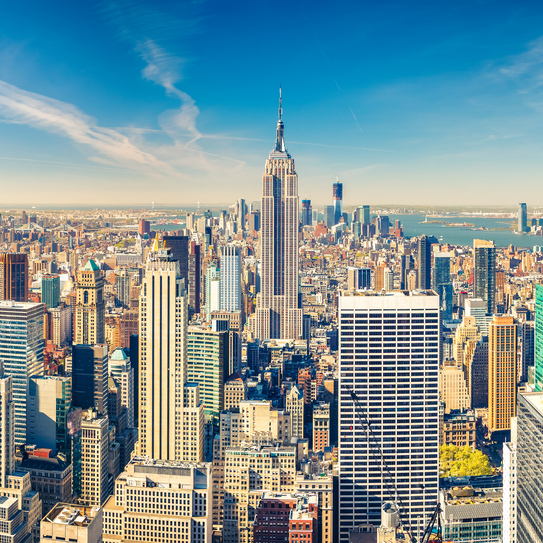
#> input picture 11.BluringAndSmoothing/NYC.jpg, 543 x 543 px
$ python BluringAndSmoothing.py
#> lines starting #> are read from the running program, lines starting #| are printed output that depends on the picture
"""
*Blurring
reducing noise
reduce details
reduce quality

-Mean blurring
think about a box(kernel) 5x5, it has a mean and set it to center pixel

-Gauss Blurring
same but with, Gauissan formulas

-Median Blurring
same but takes median in our box(kernel)
"""

import numpy as np
import cv2
import matplotlib.pyplot as plt

# Opening img
img = cv2.imread("NYC.jpg")
#> img is the input picture: shape (543, 543, 3); mean B, G, R 150.2, 146.3, 122.6
img = cv2.cvtColor(img, cv2.COLOR_BGR2RGB)
plt.figure(), plt.imshow(img)

# Mean Blurring
mean_blur = cv2.blur(img, ksize=(3, 3))  # ksize(kernel size) = our matrix dimension
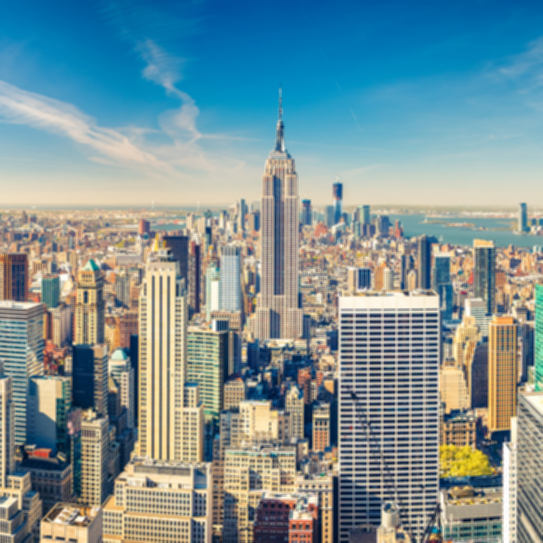
#> mean_blur: shape (543, 543, 3); mean R, G, B 122.7, 146.3, 150.2
plt.figure(), plt.imshow(mean_blur), plt.title("Mean Bluriing")

# Gaussian Blur
gaussian_blur = cv2.GaussianBlur(img, ksize=(3, 3), sigmaX=7)
plt.figure(), plt.imshow(gaussian_blur), plt.title("Gauss Blur")

# Median Blur
mb = cv2.medianBlur(img, ksize=3)
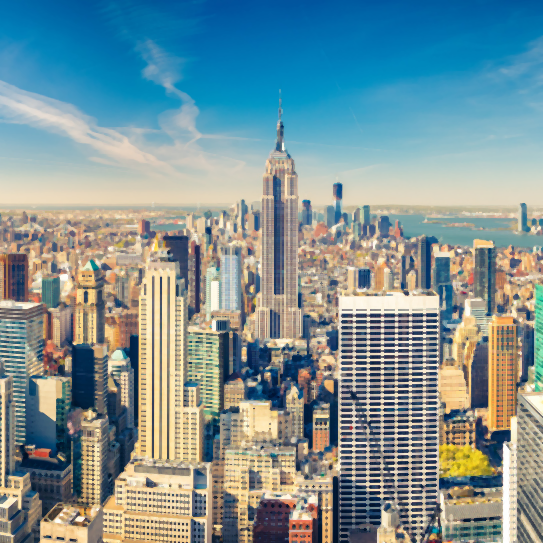
#> mb: shape (543, 543, 3); mean R, G, B 124.2, 146.9, 150
plt.figure(), plt.imshow(mb), plt.axis("off"), plt.title("Median Blur")


# Adding Noise Function
def gaussianNoise(image):
    row, col, ch = image.shape
    mean = 0
    var = 0.05
    sigma = var ** 0.5  # variance

    gauss = np.random.normal(mean, sigma, (row, col, ch))
    gauss = gauss.reshape(row, col, ch)
    noisy = image + gauss  # Images are arrays so we can sum of them.

    return noisy


# transfer in
img = cv2.imread("NYC.jpg")
img = cv2.cvtColor(img, cv2.COLOR_BGR2RGB) / 255  # Normalizing values of image
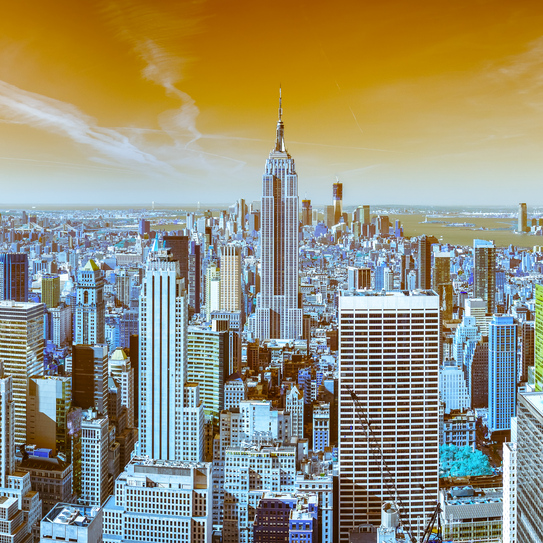
#> img: shape (543, 543, 3) float64; mean B, G, R 0.481, 0.574, 0.589
plt.figure(), plt.imshow(img), plt.axis("off"), plt.title("original normalized")

# Create image with Gaussian noise
gaussianNoisyImage = gaussianNoise(img)
#> in gaussianNoise, `noisy = image + gauss`:
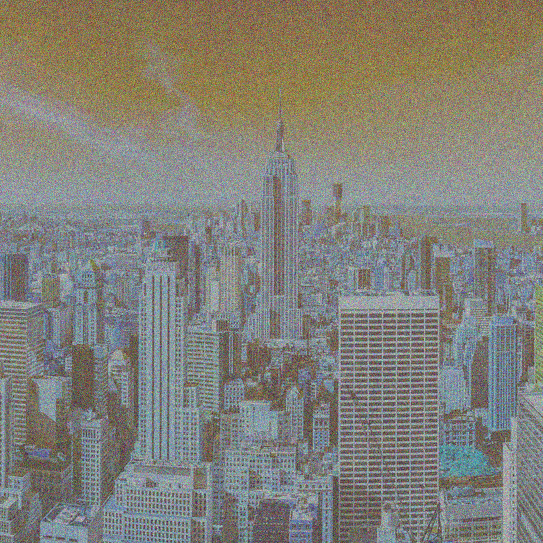
#> noisy: shape (543, 543, 3) float64; mean B, G, R 0.482, 0.574, 0.589; drawn with min black and max white
plt.figure(), plt.imshow(gaussianNoisyImage), plt.axis("off"), plt.title("Image Gaussian Noisy")

# Gaussian Blur on gaussian noise image
gb2 = cv2.GaussianBlur(gaussianNoisyImage, ksize=(3, 3), sigmaX=7)
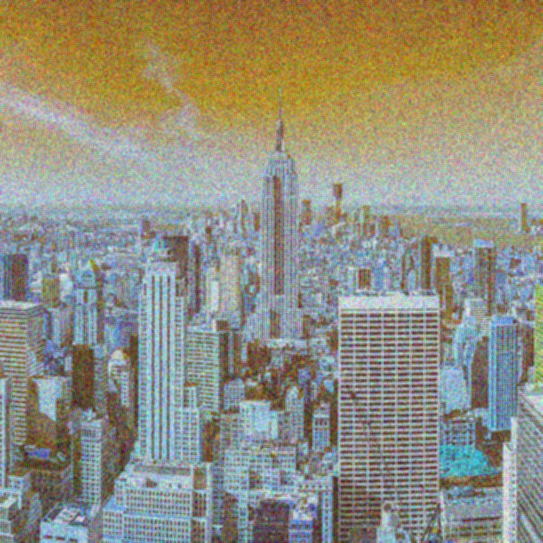
#> gb2: shape (543, 543, 3) float64; mean B, G, R 0.482, 0.574, 0.589; drawn with min black and max white
plt.figure(), plt.imshow(gb2), plt.axis("off"), plt.title("Image Gaussian Noisy with Gauss Blur")


# Adding salt and pepper noise function
def saltPepperNoise(image):
    row, col, ch = image.shape
    saltAndPepperRatio = 0.5

    amount = 0.004

    noisy = np.copy(image)

    # Salt - white
    num_salt = np.ceil(amount * image.size * saltAndPepperRatio)  # ceil do rounding 1.9 -> 2.0
    Coordiantes = [np.random.randint(0, i - 1, int(num_salt)) for i in image.shape]
    noisy[Coordiantes] = 1

    # Pepper- Black
    num_pepper = np.ceil(amount * image.size * (1 - saltAndPepperRatio))
    Coordiantes = [np.random.randint(0, i - 1, int(num_pepper)) for i in image.shape]
    noisy[Coordiantes] = 0

    return noisy


# Noisy Image
spImage = saltPepperNoise(img)
#> in saltPepperNoise, `noisy[Coordiantes] = 0`:
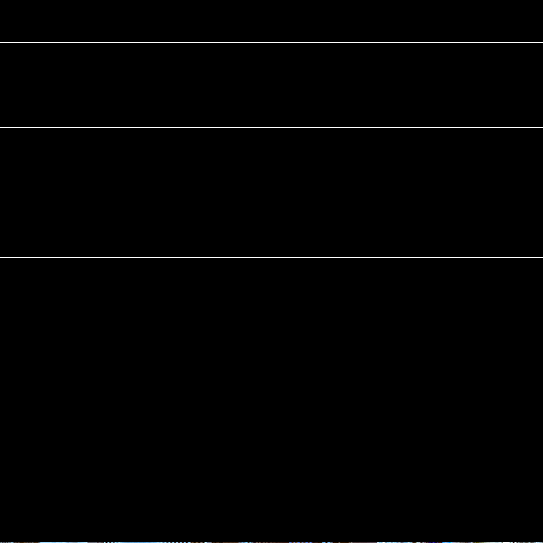
#> noisy: shape (543, 543, 3) float64; mean B, G, R 0.00651, 0.0064, 0.00629
plt.figure(), plt.imshow(spImage), plt.axis("off"), plt.title("SP Image")

# Applying median blur
mb2 = cv2.medianBlur(spImage.astype(np.float32), ksize=3)
plt.figure(), plt.imshow(mb2), plt.axis("off"), plt.title("SP Image with Median Blur")

plt.show()
#> figure, not shown here; B, G, R data is drawn as R, G, B
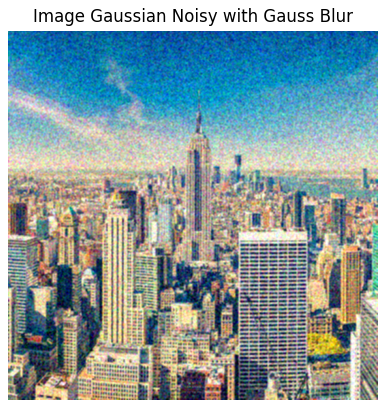
#> figure drawn by matplotlib, 1 panel; B, G, R data is drawn as R, G, B
